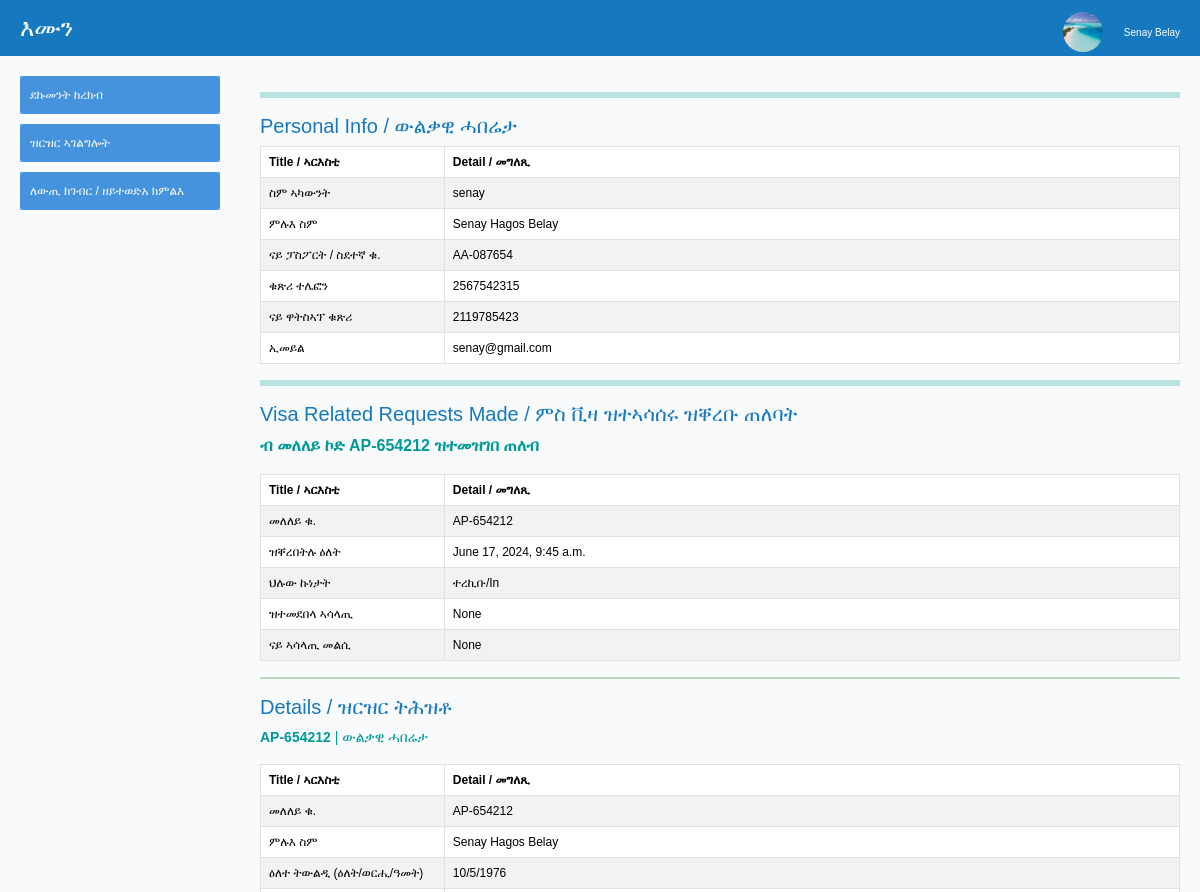
Page /profile_info (signed in, upper part) on the earlier database version.
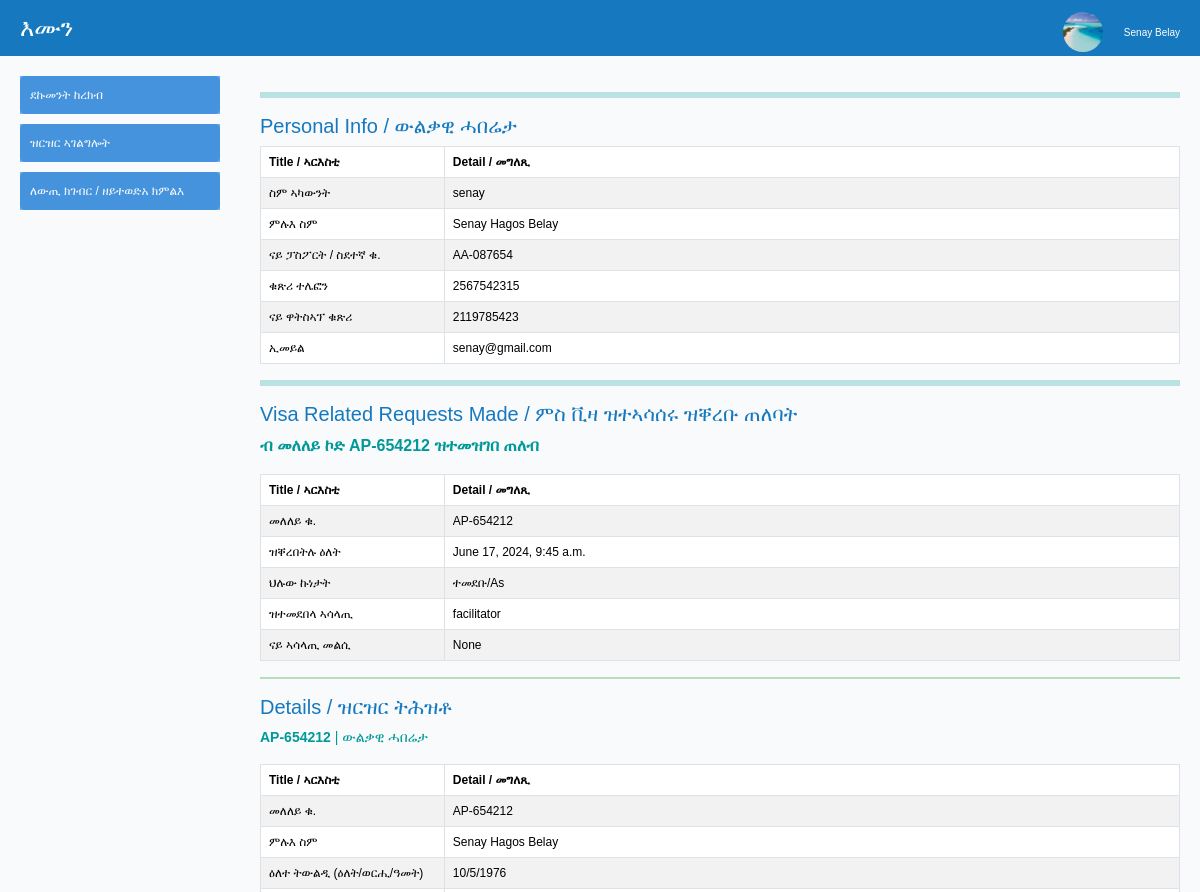
Same page on the later database version.
### visaapplications/models.py (models this page shows)
class VisaApplication(TimestampMixin, UserStampedMixin, models.Model):
    STATUS_CHOICES = [
        ('1', 'Initiated/ተበጊሱ'),
        ('2', 'Assigned/ተመዲቡ'),
        ('3', 'In Progress/ኣብ መስርሕ'),
        ('4', 'Completed/ተዛዚሙ'),
        ('5', 'Cancelled/ተሰሪዙ'),
    ]
    application_owner = models.ForeignKey(User, on_delete=models.PROTECT, null=True)
    application_number = models.CharField(max_length=10, unique=True, blank=True)
    date_submitted = models.DateTimeField(auto_now_add=True)
    application_status = models.CharField(max_length=1, choices=STATUS_CHOICES, default='1',)
    assigned_officer = models.ForeignKey(User, on_delete=models.PROTECT, null=True, related_name="person_assigned")
    officer_notes = models.TextField(null=True, blank=True)
    def __str__(self):
        return self.application_number

### decorators.py (the view)
    def wrapper(request, *args, **kwargs):
        if request.user.is_authenticated:
            return view_func(request, *args, **kwargs)
        else:
            messages.error(request, "Access denied")
            return redirect('login')

### home/templatetags/group_tags.py (called while the page is built)
@register.filter(name='has_group')
def has_group(user, group_name):
    group = Group.objects.get(name=group_name)
    return group in user.groups.all()

### travelers/templates/profile_info.html (shortened to what this page needs)
{% extends  'base.html' %}
{% load static %}
{% block content %}
<hr>
<h5>Personal Info / ውልቃዊ ሓበሬታ</h5>
<table class="table table-bordered table-striped">
    <thead class="thead-dark">
        <tr>
            <th style="width:20%;">Title / ኣርእስቲ</th>
            <th>Detail / መግለጺ</th>
        </tr>
    </thead>
    <tbody>
        <tr>
            <td>ስም ኣካውንት</td>
            <td>{{user.username}}</td>
        </tr>
        <tr>
            <td>ምሉእ ስም</td>
            <td>{{info.first_name}} {{info.middle_name}} {{info.last_name}}</td>
        </tr>
        <tr>
            <td>ናይ ፓስፖርት / ስደተኛ ቁ. </td>
            <td>{{info.passport_number}}</td>
        </tr>
        <tr>
            <td>ቁጽሪ ተሌፎን</td>
            <td>{{info.phone_number}}</td>
        </tr>
        <tr>
            <td>ናይ ዋትስኣፕ ቁጽሪ</td>
            <td>{{info.whatsapp_number}}</td>
        </tr>
        <tr>
            <td>ኢመይል</td>
            <td>{{info.email}}</td>
        </tr>
    </tbody>
</table>
<hr>
<h5> Visa Related Requests Made / ምስ ቪዛ ዝተኣሳሰሩ ዝቐረቡ ጠለባት</h5>
{% for h in visa_app %}
<p class="sub-title-top">ብ መለለይ ኮድ  <b>{{h.application_number}}</b> ዝተመዝገበ ጠለብ </p>
<table class="table table-bordered table-striped">
    <thead class="thead-dark">
        <tr>
            <th style="width:20%;">Title / ኣርእስቲ</th>
            <th>Detail / መግለጺ</th>
        </tr>
    </thead>
    <tbody>
        <tr>
            <td>መለለይ ቁ.</td>
            <td>{{h.application_number}}</td>
        </tr>
        <tr>
            <td>ዝቐረበትሉ ዕለት</td>
            <td>{{h.date_submitted}}</td>
        </tr>
        <tr>
            <td>ህሉው ኩነታት</td>
            <td>
                {% if h.application_status == "1" %}
                    ተረኪቡ/In
                {% elif h.application_status == "2" %}
                    ተመደቡ/As
                {% elif h.application_status == "3" %}
                    ኣብ መስርሕ/Pr
                {% elif h.application_status == "4" %}
                    ተዛዚሙ/Co
                {% elif h.application_status == "5" %}
                    ተሰሪዙ/Ca
                {% endif %}
            </td>
        </tr>
        <tr>
            <td>ዝተመደበላ ኣሳላጢ</td>
            <td>{{h.assigned_officer}}</td>
        </tr>
        <tr>
            <td>ናይ ኣሳላጢ መልሲ</td>
            <td>{{h.officer_notes}}</td>
        </tr>
    </tbody>
</table>
<hr class="divider">
<h5> Details / ዝርዝር ትሕዝቶ</h5>
{% for i in per_data %}
{% if i.application_number|stringformat:"s"|cut:" "|cut:"\t" == h.application_number|stringformat:"s"|cut:" "|cut:"\t" %}
<p class="sub-title"><b>{{ i.application_number }}</b> | ውልቃዊ ሓበሬታ </p>
<table class="table table-bordered table-striped">
    <thead class="thead-dark">
        <tr>
            <th style="width:20%;">Title / ኣርእስቲ</th>
            <th>Detail / መግለጺ</th>
        </tr>
    </thead>
    <tbody>
        <tr>
            <td>መለለይ ቁ.</td>
            <td>{{i.application_number}}</td>
        </tr>
        <tr>
            <td>ምሉእ ስም</td>
            <td>{{i.first_name}} {{i.middle_name}} {{i.last_name}}</td>
        </tr>
        <tr>
            <td>ዕለተ ትውልዲ (ዕለት/ወርሒ/ዓመት)</td>
            <td>{{i.date_of_birth}}/{{i.month_of_birth}}/{{i.year_of_birth}}</td>
        </tr>
    </tbody>
</table>
{% endif %}
{% endfor %}
{% endfor %}
{% endblock %}

Differences in the rows shown:
changed VisaApplication "AP-654212": assigned_officer "None" → "facilitator"; application_status "ተረኪቡ/In" → "ተመደቡ/As"
